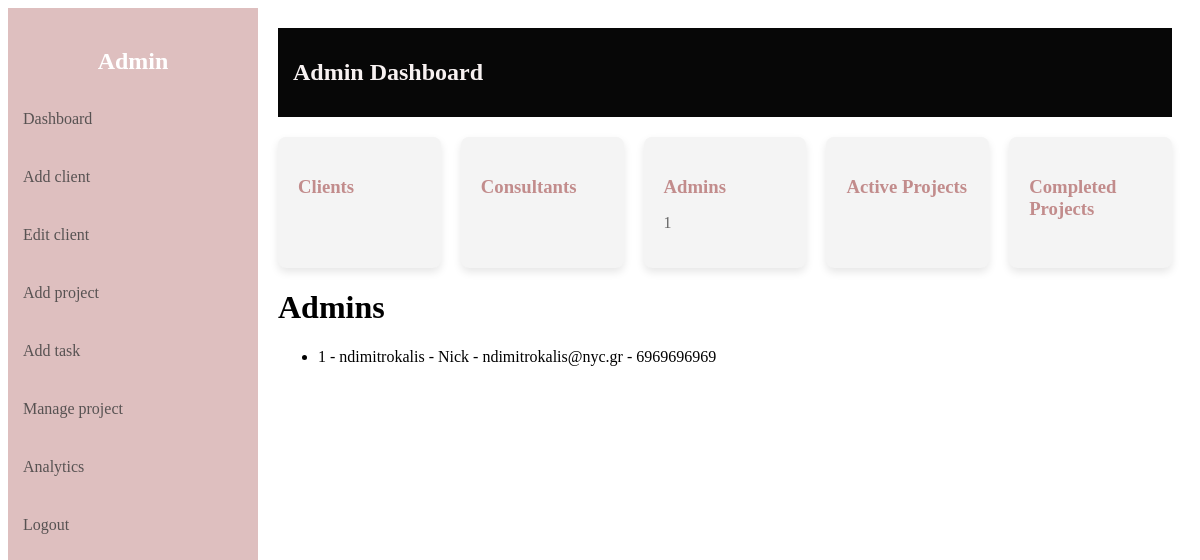
Before: /admins/list (signed in) with the older database file.
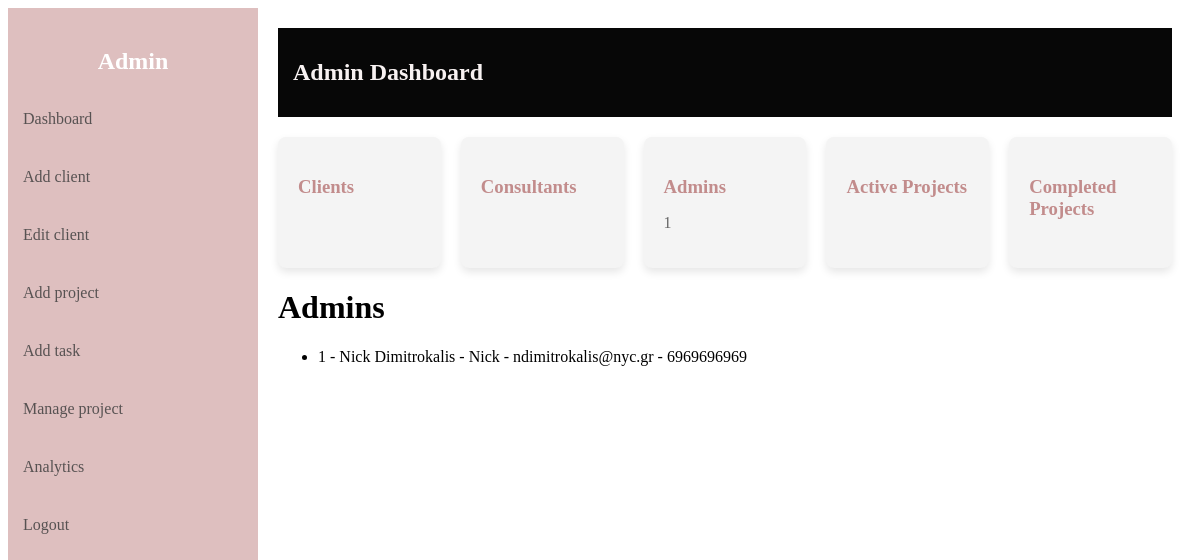
After: the same page with the newer database file.
### server.py (models this page shows)
class User(UserMixin, db.Model):
    id = db.Column(db.Integer, primary_key=True)
    fullname = db.Column(db.String(150), nullable=False)
    username = db.Column(db.String(80), unique=True, nullable=False)
    email = db.Column(db.String(120), unique=True, nullable=False)
    phone = db.Column(db.String(10), unique=True, nullable=False)
    password = db.Column(db.String(200), nullable=False)
    role = db.Column(db.String(20), nullable=False, default='consultant')
    clients = db.relationship('Client', back_populates='consultant')
    projects = db.relationship('Project', secondary=project_consultants, back_populates='consultants')
    tasks = db.relationship('Task', back_populates='consultant')

### server.py (the view)
@app.route("/admins/list")
@login_required
def admin_list():
    if current_user.role != 'admin':
        return "Unauthorized", 403
    all_admins = User.query.filter_by(role='admin').all()
    total_admins = User.query.filter_by(role='admin').count()
    return render_template('admins_list.html', admins=all_admins, total_admins=total_admins)

### server.py (called while the page is built)
@login_manager.user_loader
def load_user(user_id):
    return User.query.get(int(user_id))

### templates/admins_list.html (shortened to what this page needs)
{% extends 'dashboard.html' %}
{% block content %}
    <h1>Admins</h1>
    <ul>
        {% for admin in admins %}
        <li>
            {{ admin.id }} - {{ admin.fullname }} - {{ admin.username }} - {{ admin.email }} - {{ admin.phone }}
        </li>
        {% else %}
        <li>No Admins available.</li>
        {% endfor %}
    </ul>
{% endblock %}

Changed rows visible on the page:
changed User "Nick": fullname "ndimitrokalis" → "Nick Dimitrokalis"
